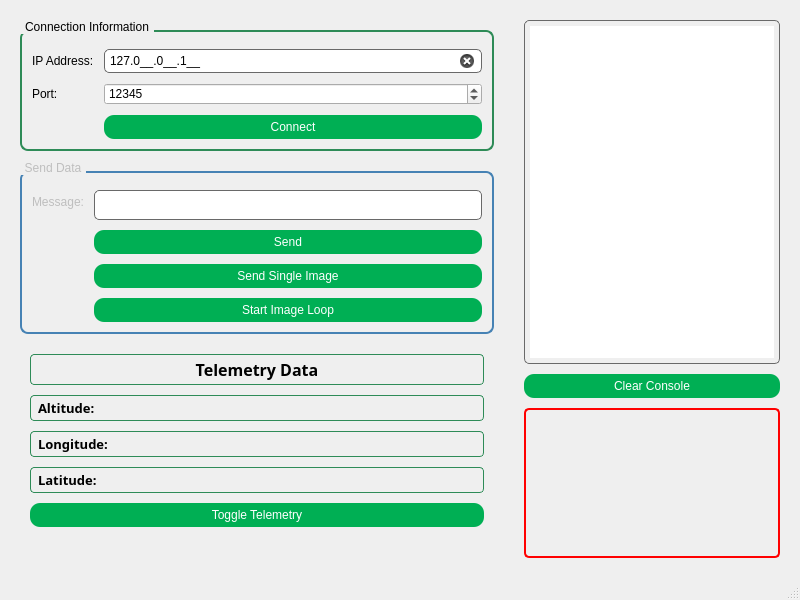
<?xml version="1.0" encoding="UTF-8"?>
<ui version="4.0">
 <class>MainWindow</class>
 <widget class="QMainWindow" name="MainWindow">
  <property name="geometry">
   <rect>
    <x>0</x>
    <y>0</y>
    <width>800</width>
    <height>600</height>
   </rect>
  </property>
  <property name="sizePolicy">
   <sizepolicy hsizetype="Preferred" vsizetype="Fixed">
    <horstretch>0</horstretch>
    <verstretch>0</verstretch>
   </sizepolicy>
  </property>
  <property name="minimumSize">
   <size>
    <width>700</width>
    <height>600</height>
   </size>
  </property>
  <property name="windowTitle">
   <string>Client</string>
  </property>
  <property name="styleSheet">
   <string notr="true">
#lnIPAddress[state = "0"] {
    background-color: rgb(234, 0, 0);
}
#lnIPAddress[state = "1"] {
    background-color: rgb(67, 135, 100);
}
QPushButton {
    background-color: #00AF54;
    color: white;
    border-radius: 10px;
    padding: 5px;
}
QPushButton:hover {
    background-color: #00CC66;
}
#groupBox {
    border: 2px solid #2E8B57; /* Sea green for Connection Information */
    border-radius: 8px;
    padding: 10px;
    margin-top: 10px;
}
#grpSendData {
    border: 2px solid #4682B4; /* Steel blue for Send Data */
    border-radius: 8px;
    padding: 10px;
    margin-top: 10px;
}
QGroupBox::title {
    subcontrol-origin: margin;
    subcontrol-position: top left;
    padding: 0 3px;
}
QLineEdit {
    border: 1px solid #696969;
    border-radius: 5px;
    padding: 3px;
}
QLineEdit:focus {
    border: 1px solid #00AF54;
}
#lstConsole {
    border: 1px solid #696969;
    border-radius: 5px;
    padding: 5px;
}
#altLabel, #lonLabel, #latLabel {
    border: 1px solid #2E8B57;
    border-radius: 4px;
    padding: 3px;
}
#label_4 {
    border: 1px solid #2E8B57;
    border-radius: 4px;
    padding: 3px;
}
#imageLabel {
    border: 2px solid red;
    border-radius: 5px;
}
   </string>
  </property>
  <widget class="QWidget" name="centralwidget">
   <property name="sizePolicy">
    <sizepolicy hsizetype="Preferred" vsizetype="Fixed">
     <horstretch>0</horstretch>
     <verstretch>0</verstretch>
    </sizepolicy>
   </property>
   <layout class="QHBoxLayout" name="horizontalLayout">
    <property name="spacing">
     <number>10</number>
    </property>
    <property name="leftMargin">
     <number>10</number>
    </property>
    <property name="topMargin">
     <number>10</number>
    </property>
    <property name="rightMargin">
     <number>10</number>
    </property>
    <property name="bottomMargin">
     <number>10</number>
    </property>
    <item>
     <layout class="QVBoxLayout" name="verticalLayout_4">
      <property name="spacing">
       <number>10</number>
      </property>
      <property name="leftMargin">
       <number>10</number>
      </property>
      <property name="topMargin">
       <number>10</number>
      </property>
      <property name="rightMargin">
       <number>10</number>
      </property>
      <property name="bottomMargin">
       <number>10</number>
      </property>
      <item>
       <widget class="QGroupBox" name="groupBox">
        <property name="sizePolicy">
         <sizepolicy hsizetype="Preferred" vsizetype="Preferred">
          <horstretch>0</horstretch>
          <verstretch>0</verstretch>
         </sizepolicy>
        </property>
        <property name="title">
         <string>Connection Information</string>
        </property>
        <layout class="QFormLayout" name="formLayout">
         <property name="horizontalSpacing">
          <number>10</number>
         </property>
         <property name="verticalSpacing">
          <number>10</number>
         </property>
         <item row="0" column="0">
          <widget class="QLabel" name="label">
           <property name="text">
            <string>IP Address:</string>
           </property>
          </widget>
         </item>
         <item row="0" column="1">
          <widget class="QLineEdit" name="lnIPAddress">
           <property name="inputMask">
            <string>000.000.000.000;_</string>
           </property>
           <property name="text">
            <string>127.0.0.1</string>
           </property>
           <property name="clearButtonEnabled">
            <bool>true</bool>
           </property>
           <property name="state" stdset="0">
            <string>1</string>
           </property>
          </widget>
         </item>
         <item row="1" column="0">
          <widget class="QLabel" name="label_2">
           <property name="text">
            <string>Port:</string>
           </property>
          </widget>
         </item>
         <item row="1" column="1">
          <widget class="QSpinBox" name="spnPort">
           <property name="minimum">
            <number>1024</number>
           </property>
           <property name="maximum">
            <number>65535</number>
           </property>
           <property name="value">
            <number>12345</number>
           </property>
          </widget>
         </item>
         <item row="2" column="1">
          <widget class="QPushButton" name="btnConnect">
           <property name="text">
            <string>Connect</string>
           </property>
          </widget>
         </item>
        </layout>
       </widget>
      </item>
      <item>
       <widget class="QGroupBox" name="grpSendData">
        <property name="enabled">
         <bool>false</bool>
        </property>
        <property name="sizePolicy">
         <sizepolicy hsizetype="Preferred" vsizetype="Preferred">
          <horstretch>0</horstretch>
          <verstretch>0</verstretch>
         </sizepolicy>
        </property>
        <property name="title">
         <string>Send Data</string>
        </property>
        <layout class="QFormLayout" name="formLayout_2">
         <property name="horizontalSpacing">
          <number>10</number>
         </property>
         <property name="verticalSpacing">
          <number>10</number>
         </property>
         <item row="0" column="0">
          <widget class="QLabel" name="label_3">
           <property name="text">
            <string>Message:</string>
           </property>
          </widget>
         </item>
         <item row="0" column="1">
          <widget class="QLineEdit" name="lnMessage">
           <property name="minimumSize">
            <size>
             <width>150</width>
             <height>30</height>
            </size>
           </property>
           <property name="clearButtonEnabled">
            <bool>true</bool>
           </property>
          </widget>
         </item>
         <item row="1" column="1">
          <widget class="QPushButton" name="btnSend">
           <property name="text">
            <string>Send</string>
           </property>
          </widget>
         </item>
         <item row="2" column="1">
          <widget class="QPushButton" name="sendImageButton">
           <property name="text">
            <string>Send Single Image</string>
           </property>
          </widget>
         </item>
         <item row="3" column="1">
          <widget class="QPushButton" name="imagesLabel">
           <property name="text">
            <string>Start Image Loop</string>
           </property>
          </widget>
         </item>
        </layout>
       </widget>
      </item>
      <item>
       <layout class="QVBoxLayout" name="verticalLayout_5">
        <property name="spacing">
         <number>10</number>
        </property>
        <property name="leftMargin">
         <number>10</number>
        </property>
        <property name="topMargin">
         <number>10</number>
        </property>
        <property name="rightMargin">
         <number>10</number>
        </property>
        <property name="bottomMargin">
         <number>10</number>
        </property>
        <item>
         <widget class="QLabel" name="label_4">
          <property name="font">
           <font>
            <family>Arial Rounded MT</family>
            <pointsize>12</pointsize>
            <bold>true</bold>
           </font>
          </property>
          <property name="text">
           <string>Telemetry Data</string>
          </property>
          <property name="alignment">
           <set>Qt::AlignmentFlag::AlignCenter</set>
          </property>
         </widget>
        </item>
        <item>
         <widget class="QLabel" name="altLabel">
          <property name="font">
           <font>
            <family>Arial Rounded MT</family>
            <pointsize>10</pointsize>
            <bold>true</bold>
           </font>
          </property>
          <property name="text">
           <string>Altitude:</string>
          </property>
         </widget>
        </item>
        <item>
         <widget class="QLabel" name="lonLabel">
          <property name="font">
           <font>
            <family>Arial Rounded MT</family>
            <pointsize>10</pointsize>
            <bold>true</bold>
           </font>
          </property>
          <property name="text">
           <string>Longitude:</string>
          </property>
         </widget>
        </item>
        <item>
         <widget class="QLabel" name="latLabel">
          <property name="font">
           <font>
            <family>Arial Rounded MT</family>
            <pointsize>10</pointsize>
            <bold>true</bold>
           </font>
          </property>
          <property name="text">
           <string>Latitude:</string>
          </property>
         </widget>
        </item>
        <item>
         <widget class="QPushButton" name="sendTelemetryButton">
          <property name="text">
           <string>Toggle Telemetry</string>
          </property>
         </widget>
        </item>
       </layout>
      </item>
      <item>
       <spacer name="verticalSpacer">
        <property name="orientation">
         <enum>Qt::Orientation::Vertical</enum>
        </property>
        <property name="sizeHint" stdset="0">
         <size>
          <width>20</width>
          <height>40</height>
         </size>
        </property>
       </spacer>
      </item>
     </layout>
    </item>
    <item>
     <layout class="QVBoxLayout" name="verticalLayout">
      <property name="spacing">
       <number>10</number>
      </property>
      <property name="leftMargin">
       <number>10</number>
      </property>
      <property name="topMargin">
       <number>10</number>
      </property>
      <property name="rightMargin">
       <number>10</number>
      </property>
      <property name="bottomMargin">
       <number>10</number>
      </property>
      <item>
       <widget class="QListWidget" name="lstConsole">
        <property name="sizePolicy">
         <sizepolicy hsizetype="Preferred" vsizetype="Expanding">
          <horstretch>0</horstretch>
          <verstretch>0</verstretch>
         </sizepolicy>
        </property>
        <property name="minimumSize">
         <size>
          <width>200</width>
          <height>200</height>
         </size>
        </property>
       </widget>
      </item>
      <item>
       <widget class="QPushButton" name="btnClear">
        <property name="sizePolicy">
         <sizepolicy hsizetype="Preferred" vsizetype="Fixed">
          <horstretch>0</horstretch>
          <verstretch>0</verstretch>
         </sizepolicy>
        </property>
        <property name="text">
         <string>Clear Console</string>
        </property>
       </widget>
      </item>
      <item>
       <widget class="QLabel" name="imageLabel">
        <property name="sizePolicy">
         <sizepolicy hsizetype="Preferred" vsizetype="Preferred">
          <horstretch>0</horstretch>
          <verstretch>0</verstretch>
         </sizepolicy>
        </property>
        <property name="minimumSize">
         <size>
          <width>200</width>
          <height>150</height>
         </size>
        </property>
        <property name="text">
         <string/>
        </property>
        <property name="scaledContents">
         <bool>true</bool>
        </property>
        <property name="alignment">
         <set>Qt::AlignmentFlag::AlignCenter</set>
         </property>
       </widget>
      </item>
     </layout>
    </item>
   </layout>
  </widget>
  <widget class="QMenuBar" name="menubar">
   <property name="geometry">
    <rect>
     <x>0</x>
     <y>0</y>
     <width>800</width>
     <height>31</height>
    </rect>
   </property>
  </widget>
  <widget class="QStatusBar" name="statusbar"/>
 </widget>
 <resources/>
 <connections>
  <connection>
   <sender>btnClear</sender>
   <signal>clicked()</signal>
   <receiver>lstConsole</receiver>
   <slot>clear</slot>
   <hints>
    <hint type="sourcelabel">
     <x>401</x>
     <y>396</y>
    </hint>
    <hint type="destinationlabel">
     <x>413</x>
     <y>326</y>
    </hint>
   </hints>
  </connection>
 </connections>
</ui>
